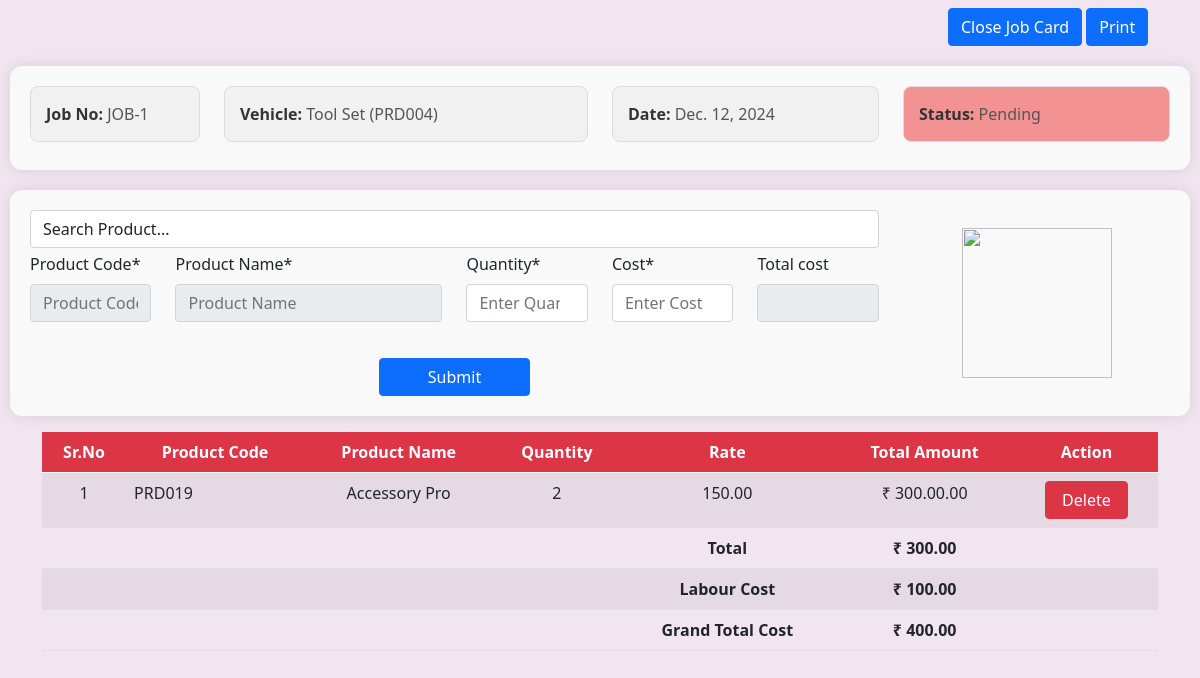
Page /workshop/job_card_item_list/1 on the earlier database version.
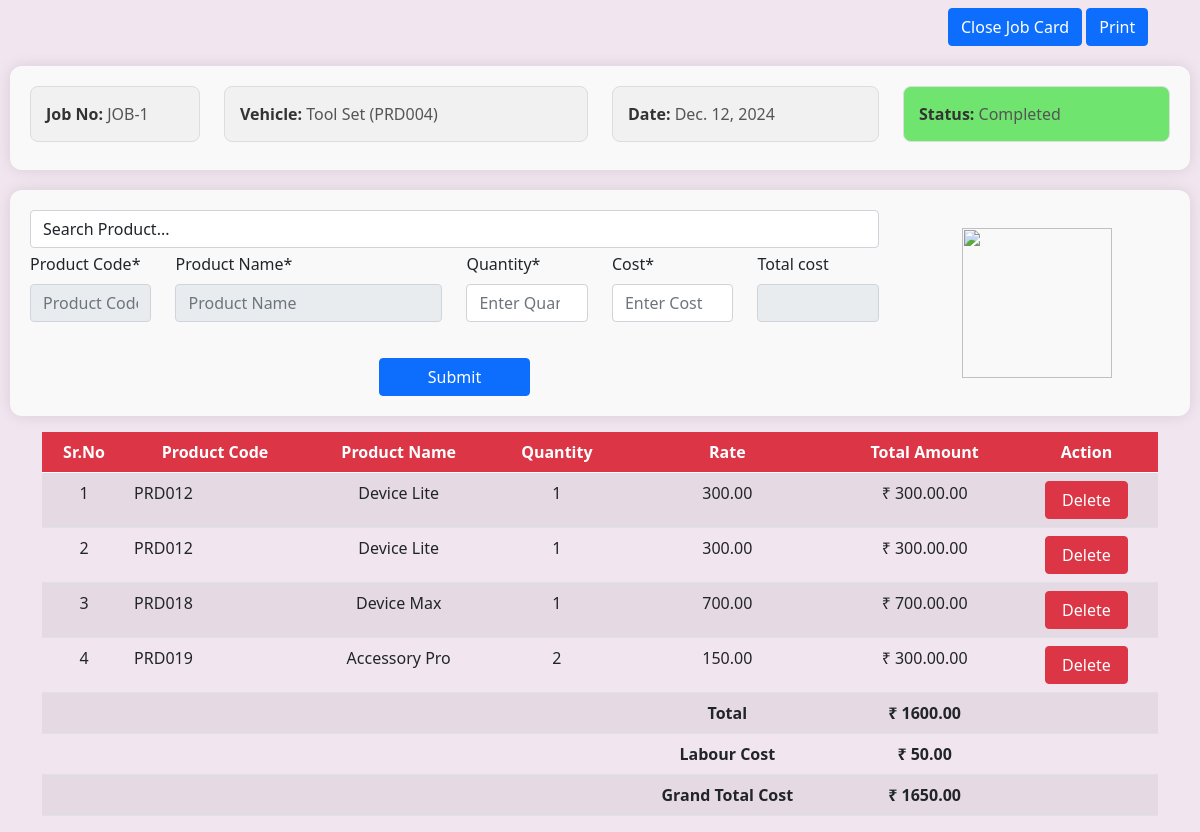
Same page on the later database version.
### ERP_Admin/models.py (models this page shows, shortened)
class JobCardItem(models.Model):
    job_card = models.ForeignKey(JobCard, related_name='items', on_delete=models.CASCADE)
    product = models.ForeignKey(Product, related_name='job_card_items', on_delete=models.CASCADE)
    quantity = models.PositiveIntegerField(validators=[MinValueValidator(1)])
    cost = models.DecimalField(max_digits=10, decimal_places=2, validators=[MinValueValidator(0)])
    total_cost = models.DecimalField(max_digits=10, decimal_places=2, null=True, blank=True, validators=[MinValueValidator(0)])

class Product(models.Model):
    product_code = models.CharField(max_length=20, unique=True, db_index=True)
    product_name = models.CharField(max_length=100, db_index=True)
    model = models.ForeignKey(Model, related_name='items', null=True, blank=True, on_delete=models.CASCADE)
    description = models.TextField(null=True, blank=True)
    sale_price = models.DecimalField(max_digits=10, decimal_places=2, null=True)  # Use DecimalField for monetary values
    minimum_stock_alert = models.PositiveIntegerField(default=0)
    available_stock = models.PositiveIntegerField(default=0, db_index=True, null=True, blank=True)
    product_image=models.ImageField(upload_to="Product Images", height_field=None, width_field=None, max_length=500, null=True, blank=True)

### ERP_Workshop/views.py (the view)
# urls.py: path('job_card_item_list/<int:id>', views.job_card_item_list, name='workshop_job_card_item_list'),
def job_card_item_list(request, id):
    close_job_card_form=CloseJobCardForm()
    job_card = get_object_or_404(JobCard, id=id)
    close_job_card_form=CloseJobCardForm(instance=job_card)
    items = JobCardItem.objects.filter(job_card=job_card).order_by('-id')
    total_cost = items.aggregate(Sum('cost'))['cost__sum']
    total_cost = round(total_cost, 2) if total_cost is not None else 0
    total_cost=None
    labour_cost=None
    grand_total_cost=None
    product_data = cache.get('product_data')
    if not product_data:
        product_data = list(Product.objects.all())
        cache.set('product_data', product_data, timeout=300)
    if request.method == 'POST':
        form = JobCardItemForm(request.POST)
        product_id = request.POST.get('product_id')
        print(product_id)
        if form.is_valid():
            item = form.save(commit=False)
            item.job_card = job_card
            item.product = Product.objects.get(id=product_id)
            item.save()
            items = JobCardItem.objects.filter(job_card=job_card).order_by('-id')
            total_cost = items.aggregate(Sum('total_cost'))['total_cost__sum']
            total_cost = round(total_cost, 2) if total_cost is not None else 0
        else:
            print("Form errors:", form.errors)
    else:
        items = JobCardItem.objects.filter(job_card=job_card).order_by('-id')
        total_cost = items.aggregate(Sum('total_cost'))['total_cost__sum']
        total_cost = round(total_cost, 2) if total_cost is not None else 0
        labour_cost=int(job_card.labour_cost) if job_card.labour_cost is not None else 0
        grand_total_cost=round(total_cost+labour_cost,2)
    form = JobCardItemForm()
    return render(request, "workshop_job_card_item_list.html", {
        'form': form,
        'close_job_card_form':close_job_card_form,
        'items': items,
        'job_card': job_card,
        'product_data': product_data,
        'total_cost': total_cost,
        'labour_cost':labour_cost,
        'grand_total_cost':grand_total_cost
    })

### ERP_Workshop/forms.py (shortened to what this page needs)
class JobCardItemForm(forms.ModelForm):
    class Meta:
        model = JobCardItem
        fields = ['quantity', 'cost','total_cost']
        widgets = {
            'quantity': forms.NumberInput(attrs={'min': 1}),
            'cost': forms.NumberInput(attrs={'step': 1,'min': 0}),
            'total_cost': forms.NumberInput(attrs={'readonly': 'readonly'}),
            'quantity': forms.NumberInput(attrs={
                'class': 'form-control',
                'min': '1',
                'placeholder': 'Enter Quantity',
                'oninput': 'calculate_amount()'  # Call the function on input
            }),
            'cost': forms.NumberInput(attrs={
                'class': 'form-control',
                'step': '1',
                'placeholder': 'Enter Cost per Unit',
                'oninput': 'calculate_amount()'  # Call the function on input
            }),
        }

class CloseJobCardForm(forms.ModelForm):
    class Meta:
        model = JobCard
        fields = [
            'completed_action', 'status', 'labour_cost',
        ]

### ERP_Admin/models.py (called while the page is built)
    def __str__(self):
        return f"{self.vehicle_name} ({self.vehicle_number})"

### ERP_Workshop/templates/workshop_job_card_item_list.html (shortened to what the changed rows need)
{% extends "base_window.html" %}
{% load crispy_forms_tags %}
{% block content %}
<main id="main" class="main">
    <section class="section dashboard">
        <div class="container-fluid mb-3 bill-info-header">
            <div class="row">
                <div class="col-sm-3 mb-2">
                    {% if job_card.status == "pending" %}
                    <div class="info-field" style="background:rgb(243, 146, 146);">
                        <strong>Status:</strong> Pending
                    </div>
                    {% elif job_card.status == "in_progress" %}
                    <div class="info-field" style="background:rgb(231, 231, 161);">
                        <strong>Status:</strong> In Progress
                    </div>
                    {% else %}
                    <div class="info-field" style="background:rgb(111, 228, 111);">
                        <strong>Status:</strong> Completed
                    </div>
                    {% endif %}
                </div>
            </div>
        </div>
        <div class="container mt-3" style=" overflow:scroll;">
            <table id="example" class="table table-striped "
                style="overflow:scroll; width:100%;min-width: max-content;">
                <thead class="bg-danger">
                    <tr class="bg-gradient-primary text-light ">
                        <th scope="col" class="text-center text-white" style="">Sr.No</th>
                        <th scope="col" class="text-center text-white" style="">Product Code</th>
                        <th scope="col" class="text-center text-white" style="">Product Name</th>
                        <th scope="col" class="text-center text-white" style="">Quantity</th>
                        <th scope="col" class="text-center text-white" style="">Rate</th>
                        <th scope="col" class="text-center text-white" style="">Total Amount</th>
                        <th scope="col" class="text-center text-white" style="">Action</th>
                    </tr>
                </thead>
                <tbody id="invoice_table_body">
                    {% if items %}
                    {% for r in items %}
                    <tr>
                        <td class="text-center">{{forloop.counter}}</td>
                        <td>{{r.product.product_code}}</td>
                        <td class="text-center">{{r.product.product_name}}</td>
                        <td class="text-center">{{r.quantity}}</td>
                        <td class="text-center">{{r.cost}}</td>
                        <td class="text-center">&#8377; {{r.total_cost}}.00</td>
                        <td>
                            <center>
                                <a href="{% url 'workshop_delete_job_card_item' r.id %}" class="btn btn-danger px-3">Delete</a>
                            </center>
                        </td>
                    </tr>
                    {% endfor %}
                    <tr>
                        <td></td>
                        <td></td>
                        <td class="text-center"></td>
                        <td class="text-center"></td>
                        <td class="text-center"><b>Total</b></td>
                        <td class="text-center"><b>&#8377; {{total_cost}}</b></td>
                        <td> </td>
                    </tr>
                    <tr>
                        <td></td>
                        <td></td>
                        <td class="text-center"></td>
                        <td class="text-center"></td>
                        <td class="text-center"><b>Labour Cost</b></td>
                        <td class="text-center"><b>&#8377; {{labour_cost}}.00</b></td>
                        <td> </td>
                    </tr>
                    <tr>
                        <td></td>
                        <td></td>
                        <td class="text-center"></td>
                        <td class="text-center"></td>
                        <td class="text-center"><b>Grand Total Cost</b></td>
                        <td class="text-center"><b>&#8377; {{grand_total_cost}}</b></td>
                        <td> </td>
                    </tr>
                    {% endif %}
                </tbody>
            </table>
        </div>
    </section>
</main>
{% endblock content %}

Differences in the rows shown:
changed JobCard "JOB-1": status "pending" → "completed" (drawn)
added JobCardItem: product.product_code "PRD012", product.product_name "Device Lite", quantity "1", cost "300.00", total_cost "300.00"
added JobCardItem: product.product_code "PRD012", product.product_name "Device Lite", quantity "1", cost "300.00", total_cost "300.00"
added JobCardItem: product.product_code "PRD018", product.product_name "Device Max", quantity "1", cost "700.00", total_cost "700.00"
Other differences:
{{ total_cost }}: "300.00" → "1600.00"
{{ labour_cost }}: "100" → "50"
{{ grand_total_cost }}: "400.00" → "1650.00"
text no longer shown: "Pending"
text now shown: "Completed"
